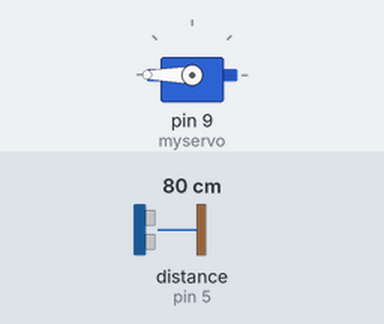
This sketch was run on a simulated Arduino Uno, built with avr-gcc and run on an emulated ATmega328P. On the bench: servo. The inputs (shaded band) are chosen by the test bench; at power-on: distance to the obstacle (sensor on pin 5) 80 cm.

Above: at 1.2 s.
1.3 s: distance to the obstacle (sensor on pin 5) set to 4 cm
4.3 s: distance to the obstacle (sensor on pin 5) set to 9 cm
5.8 s: distance to the obstacle (sensor on pin 5) set to 18 cm
At 6.2 s:
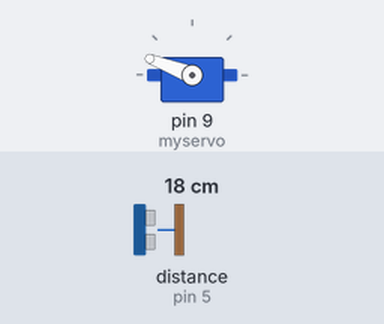
7.3 s: distance to the obstacle (sensor on pin 5) set to 250 cm
At 8.3 s:
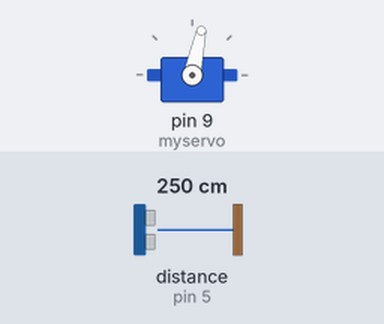
9.3 s: distance to the obstacle (sensor on pin 5) set to 35 cm
At 10.4 s:
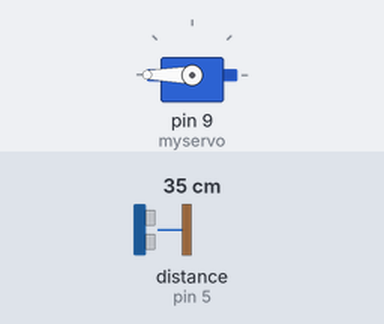
10.8 s: distance to the obstacle (sensor on pin 5) set to 2 cm
At 11.9 s:
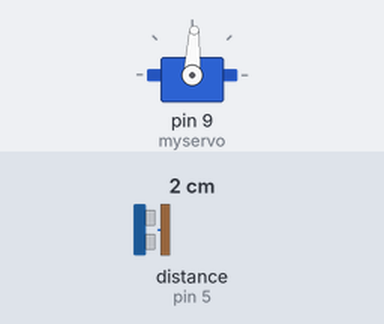
Timing chart, 0 to 13.3 s (numbered marks = the images above; inputs shaded):
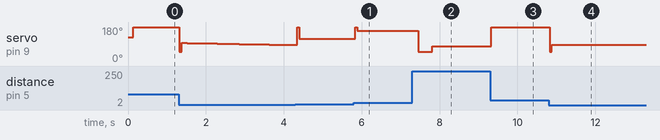

The sketch:

PID_balance_code.ino
```cpp
#include <Servo.h>
#include <NewPing.h>


///////////////////////Inputs/outputs///////////////////////
Servo myservo;
#define SONAR_NUM 1
#define MAX_DISTANCE 200
NewPing sonar[SONAR_NUM] = {
  NewPing(4, 5, MAX_DISTANCE)
};
///////////////////////////////////////////////////////

////////////////////////Variables///////////////////////
int Read = 0;
float distance = 0.0;
float elapsedTime, time, timePrev;
float distance_previous_error, distance_error;
int period = 50;
///////////////////////////////////////////////////////


///////////////////PID constants///////////////////////
float kp = 9;
float ki = 0.2;
float kd = 3200;
float distance_setpoint = 6;
float PID_p, PID_i, PID_d, PID_total;
///////////////////////////////////////////////////////


void setup() {
  Serial.begin(9600);
  myservo.attach(9);
  myservo.write(125);
  time = millis();
}

void loop() {
  if (millis() > time + period)
  {
    time = millis();
    distance = get_dist(15);
    distance_error = distance_setpoint - distance;
    PID_p = kp * distance_error;
    float dist_diference = distance_error - distance_previous_error;
    PID_d = kd * ((distance_error - distance_previous_error) / period);

    if (-3 < distance_error && distance_error < 3)
    {
      PID_i = PID_i + (ki * distance_error);
    }
    else
    {
      PID_i = 0;
    }

    PID_total = PID_p + PID_i + PID_d;
    PID_total = map(PID_total, -150, 150, 150, 0);

    if (PID_total < 20) {
      PID_total = 20;
    }
    if (PID_total > 160) {
      PID_total = 160;
    }

    myservo.write(PID_total + 30);
    distance_previous_error = distance_error;
  }
}

float get_dist(int n)
{
  long sum = 0;
  for (int i = 0; i < n; i++)
  {
    sum = sum + sonar[0].ping_cm();
  }
  float distance_cm = sum / n;
  return (distance_cm);
}
```

Measured:
- after the input at 5.8 s, servo on pin 9 (myservo): 119° → 159° at once
- after the input at 7.3 s, servo on pin 9 (myservo): 159° → 50° after 0.15 s, → 78° 0.36 s later
- after the input at 9.3 s, servo on pin 9 (myservo): 78° → 180° at once
- after the input at 10.8 s, servo on pin 9 (myservo): 180° → 87° at once
